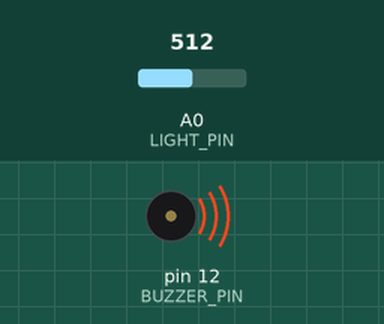
Recording of a sketch running on a simulated Arduino Uno, built with avr-gcc and run on an emulated ATmega328P. Shown: buzzer (waves = sounding). The test bench sets the inputs (shaded band); at power-on: A0 (LIGHT_PIN) = 512.

Above: at 0.1 s.
Timing chart, 0 to 1.6 s (numbered marks = the images above):
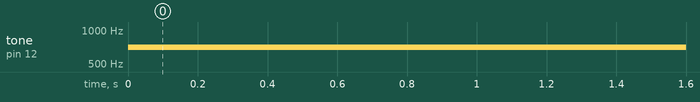

The sketch:

Lesson08_LightChangesBuzzerPitch.ino
```cpp
// Complete lesson example. See the kit guide for pin and wiring details.
const int LIGHT_PIN = A0, BUZZER_PIN = 12;
void setup() {
}
void loop() {
  int r = analogRead(LIGHT_PIN);
  tone(BUZZER_PIN, r<500?300:700);
  delay(100);
}
```

Measured:
- by itself, tone on pin 12 (BUZZER_PIN): silent → 700 Hz at 0.00 s
